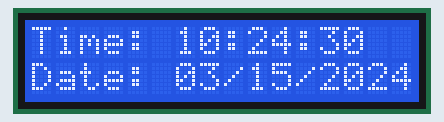
Simulated run of this program. Board: Raspberry Pi (BCM pin numbers). Parts: 16×2 character LCD. The clock reads 2024-03-15 10:24:30 at power-on unless the program sets it; library files of the repository ran but are not shown: RPi_LCD_16x2_I2C_driver.py.

Above: at 0.4 s.
At 5.1 s:
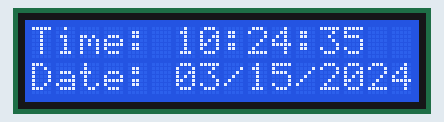
At 10.1 s:
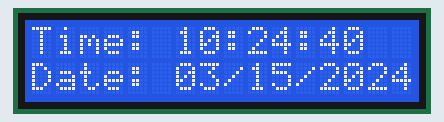
At 19.2 s:
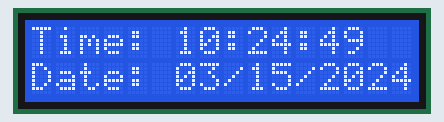
At 28.2 s:
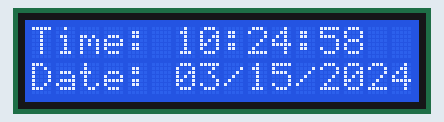
At 38.1 s:
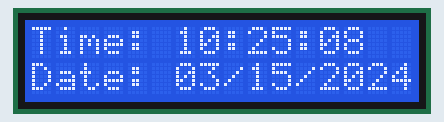

Measured:
- what the display in image 0 shows lasts 0.8 s, from 0.3 s to 1.1 s
- what the display in image 1 shows lasts 1.0 s, from 5.1 s to 6.1 s

The program:

screen_tests_print_the_date_and_time.py
```python
#!/home/pi/spotmicro/venv/bin/python3 -u

import RPi_LCD_16x2_I2C_driver
import time

mylcd = RPi_LCD_16x2_I2C_driver.lcd()


while True:
    mylcd.lcd_display_string("Time: %s" %time.strftime("%H:%M:%S"), 1)

    mylcd.lcd_display_string("Date: %s" %time.strftime("%m/%d/%Y"), 2)
    
```
